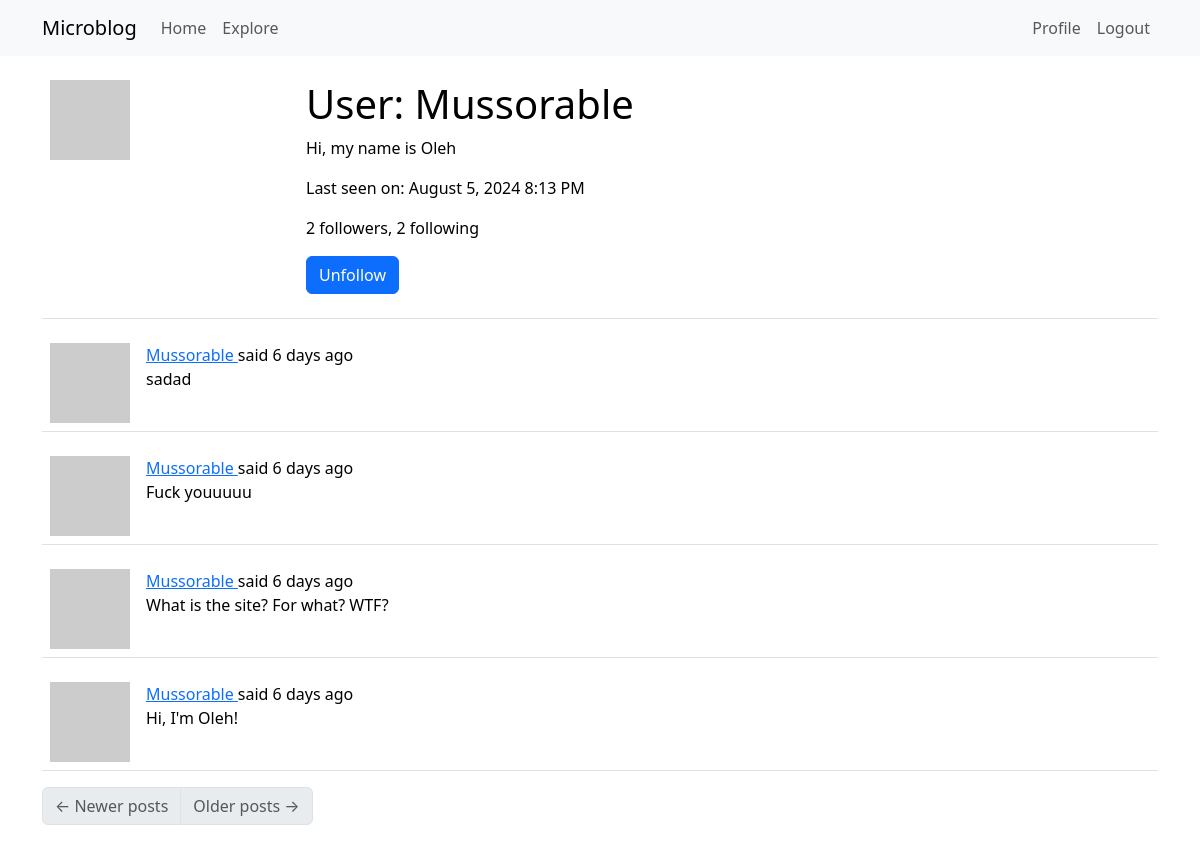
Page /user/Mussorable (signed in) on the earlier database version.
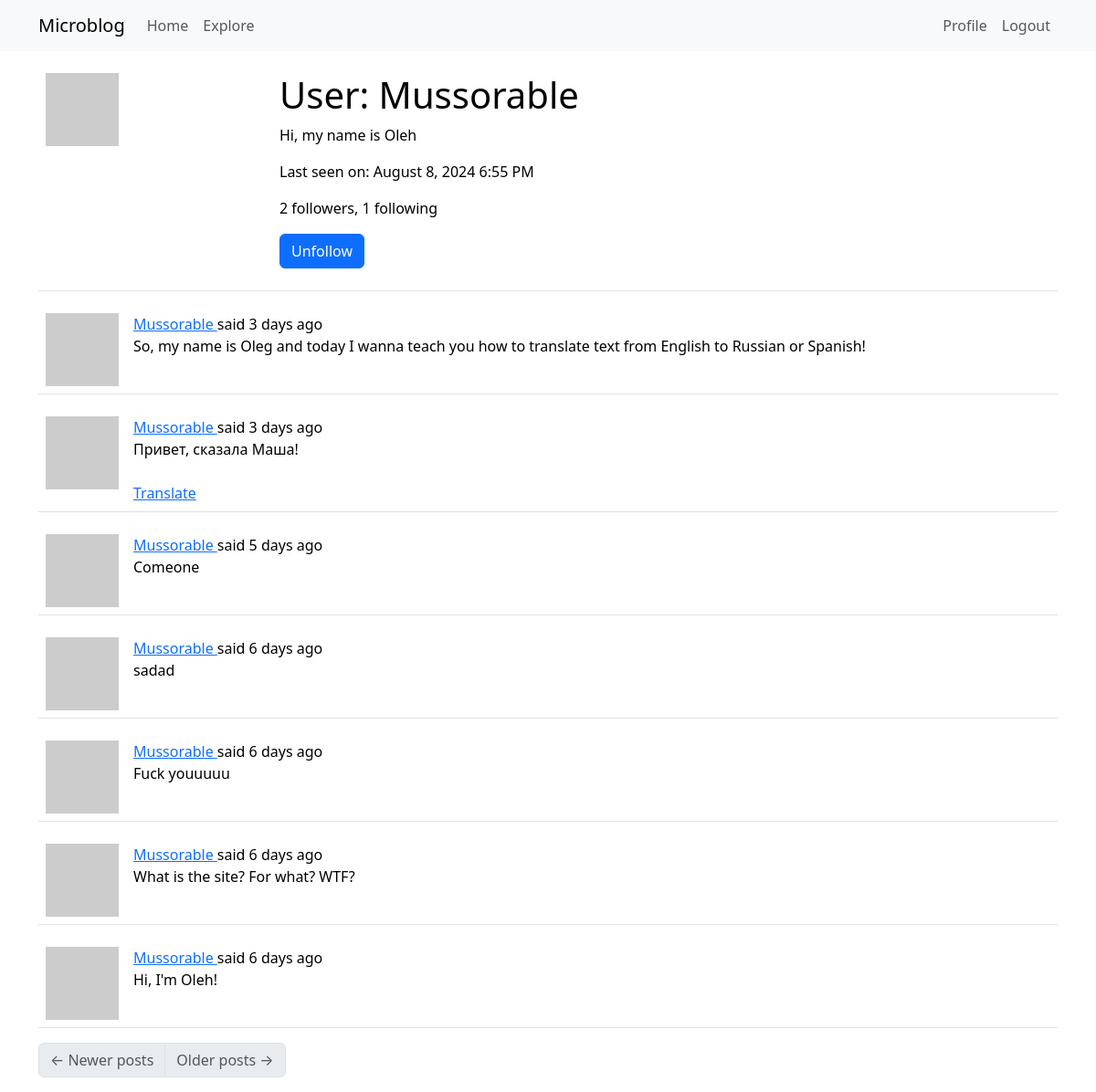
Same page on the later database version.
### app/models.py (models this page shows, shortened)
class User(UserMixin, db.Model):
    id: so.Mapped[int] = so.mapped_column(primary_key=True)
    username: so.Mapped[str] = so.mapped_column(sa.String(64), index=True,
                                                unique=True)
    email: so.Mapped[str] = so.mapped_column(sa.String(120), index=True,
                                             unique=True)
    password_hash: so.Mapped[Optional[str]] = so.mapped_column(sa.String(256))
    about_me: so.Mapped[Optional[str]] = so.mapped_column(sa.String(140))
    last_seen: so.Mapped[Optional[datetime]] = so.mapped_column(
        default=lambda: datetime.now(timezone.utc))
    posts: so.WriteOnlyMapped['Post'] = so.relationship(
        back_populates='author')
    following: so.WriteOnlyMapped['User'] = so.relationship(
        secondary=followers, primaryjoin=(followers.c.follower_id == id),
        secondaryjoin=(followers.c.followed_id == id),
        back_populates='followers')
    followers: so.WriteOnlyMapped['User'] = so.relationship(
        secondary=followers, primaryjoin=(followers.c.followed_id == id),
        secondaryjoin=(followers.c.follower_id == id),
        back_populates='following')
    def avatar(self, size):
        digest = md5(self.email.lower().encode('utf-8')).hexdigest()
        return f'https://www.gravatar.com/avatar/{digest}?d=identicon&s={size}'
    def is_following(self, user):
        query = self.following.select().where(User.id == user.id)
        return db.session.scalar(query) is not None
    def followers_count(self):
        query = sa.select(sa.func.count()).select_from(
            self.followers.select().subquery())
        return db.session.scalar(query)
    def following_count(self):
        query = sa.select(sa.func.count()).select_from(
            self.following.select().subquery())
        return db.session.scalar(query)

class Post(db.Model):
    id: so.Mapped[int] = so.mapped_column(primary_key=True)
    body: so.Mapped[str] = so.mapped_column(sa.String(140))
    timestamp: so.Mapped[datetime] = so.mapped_column(
        index=True, default=lambda: datetime.now(timezone.utc))
    user_id: so.Mapped[int] = so.mapped_column(sa.ForeignKey(User.id),
                                               index=True)
    language: so.Mapped[Optional[str]] = so.mapped_column(sa.String(5))
    author: so.Mapped[User] = so.relationship(back_populates='posts')

### app/main/routes.py (the view)
@bp.route('/user/<username>')
@login_required
def user(username):
    user = db.first_or_404(sa.select(User).where(User.username == username))
    page = request.args.get('page', 1, type=int)
    query = user.posts.select().order_by(Post.timestamp.desc())
    posts = db.paginate(query, page=page,
                        per_page=current_app.config['POSTS_PER_PAGE'],
                        error_out=False)
    next_url = url_for('main.user', username=user.username,
                       page=posts.next_num) if posts.has_next else None
    prev_url = url_for('main.user', username=user.username,
                       page=posts.prev_num) if posts.has_prev else None
    form = EmptyForm()
    return render_template('user.html', user=user, posts=posts.items,
                           next_url=next_url, prev_url=prev_url, form=form)

### app/main/forms.py
class EmptyForm(FlaskForm):
    submit = SubmitField('Submit')

### app/__init__.py (called while the page is built)
def get_locale():
    return request.accept_languages.best_match(current_app.config['LANGUAGES'])

### app/main/routes.py (called while the page is built)
@bp.before_app_request
def before_request():
    if current_user.is_authenticated:
        current_user.last_seen = datetime.now(timezone.utc)
        db.session.commit()
    g.locale = str(get_locale())

### app/models.py (called while the page is built)
@login.user_loader
def load_user(id):
    return db.session.get(User, int(id))

### app/templates/user.html (shortened to what this page needs)
{% extends "base.html" %}
{% block content %}
    <table class="table table-hover">
        <tr>
            <td width="256px"><img src="{{ user.avatar(256) }}"></td>
            <td>
                <h1>{{ _('User') }}: {{ user.username }}</h1>
                {% if user.about_me %}<p>{{ user.about_me }}</p>{% endif %}
                {% if user.last_seen %}
                <p>{{ _('Last seen on') }}: {{ moment(user.last_seen).format('LLL') }}</p>
                {% endif %}
                <p>{{ _('%(count)d followers', count=user.followers_count()) }}, {{ _('%(count)d following', count=user.following_count()) }}</p>
                {% if user == current_user %}
                <p><a href="{{ url_for('main.edit_profile') }}">{{ _('Edit your profile') }}</a></p>
                {% else %}
                <p>
                    <form action="{{ url_for('main.unfollow', username=user.username) }}" method="post">
                        {{ form.submit(value=_('Unfollow'), class_='btn btn-primary') }}
                    </form>
                </p>
                {% endif %}
            </td>
        </tr>
    </table>
    {% for post in posts %}
        {% include '_post.html' %}
    {% endfor %}
    <nav aria-label="Post navigation">
        <ul class="pagination">
            <li class="page-item{% if not prev_url %} disabled{% endif %}">
                <a class="page-link" href="{{ prev_url }}">
                    <span aria-hidden="true">&larr;</span> {{ _('Newer posts') }}
                </a>
            </li>
            <li class="page-item{% if not next_url %} disabled{% endif %}">
                <a class="page-link" href="{{ next_url }}">
                    {{ _('Older posts') }} <span aria-hidden="true">&rarr;</span>
                </a>
            </li>
        </ul>
    </nav>
{% endblock %}

### app/templates/base.html (shortened to what this page needs)
<!doctype html>
<html lang="en">
  <head>
    <link
        href="https://cdn.jsdelivr.net/npm/bootstrap@5.3.2/dist/css/bootstrap.min.css"
        rel="stylesheet"
>
  </head>
  <body>
    <nav class="navbar navbar-expand-lg bg-body-tertiary">
      <div class="container">
        <a class="navbar-brand" href="{{ url_for('main.index') }}">Microblog</a>
        <div class="collapse navbar-collapse" id="navbarSupportedContent">
          <ul class="navbar-nav me-auto mb-2 mb-lg-0">
            <li class="nav-item">
              <a class="nav-link" aria-current="page" href="{{ url_for('main.index') }}">{{ _('Home') }}</a>
            </li>
            <li class="nav-item">
              <a class="nav-link" aria-current="page" href="{{ url_for('main.explore') }}">{{ _('Explore') }}</a>
            </li>
          </ul>
          <ul class="navbar-nav mb-2 mb-lg-0">
            {% if current_user.is_anonymous %}
            <li class="nav-item">
              <a class="nav-link" aria-current="page" href="{{ url_for('auth.login') }}">{{ _('Login') }}</a>
            </li>
            {% else %}
            <li class="nav-item">
              <a class="nav-link" aria-current="page" href="{{ url_for('main.user', username=current_user.username) }}">{{ _('Profile') }}</a>
            </li>
            <li class="nav-item">
              <a class="nav-link" aria-current="page" href="{{ url_for('auth.logout') }}">{{ _('Logout') }}</a>
            </li>
            {% endif %}
          </ul>
        </div>
      </div>
    </nav>
    <div class="container mt-3">
      {% block content %}{% endblock %}
    </div>
  </body>
</html>

### app/templates/_post.html (shortened to what this page needs)
    <table class="table table-hover">
        <tr>
            <td width="70px">
                <a href="{{ url_for('main.user', username=post.author.username) }}">
                    <img src="{{ post.author.avatar(70) }}" />
                </a>
            </td>
            <td>
                {{ _('%(username)s said %(when)s',
                    username=user_link, when=moment(post.timestamp).fromNow()) }}
                <br>
                <span id="post{{ post.id }}">{{ post.body }}</span>
                {% if post.language and post.language != g.locale %}
                <br><br>
                <span id="translation{{ post.id }}">
                    <a href="javascript:translate(
                                'post{{ post.id }}',
                                'translation{{ post.id }}',
                                '{{ post.language }}',
                                '{{ g.locale }}');">{{ _('Translate') }}</a>
                </span>
                {% endif %}
            </td>
        </tr>
    </table>

Differences in the rows shown:
changed User "Mussorable": last_seen "August 5, 2024 8:13 PM" → "August 8, 2024 6:55 PM"
added Post: body "So, my name is Oleg and today I wanna teach you how to translate text from English to Russian or Spanish!"
added Post: body "Привет, сказала Маша!"
added Post: body "Comeone"
Other differences:
text no longer shown: "2 following"
text now shown: "1 following"
